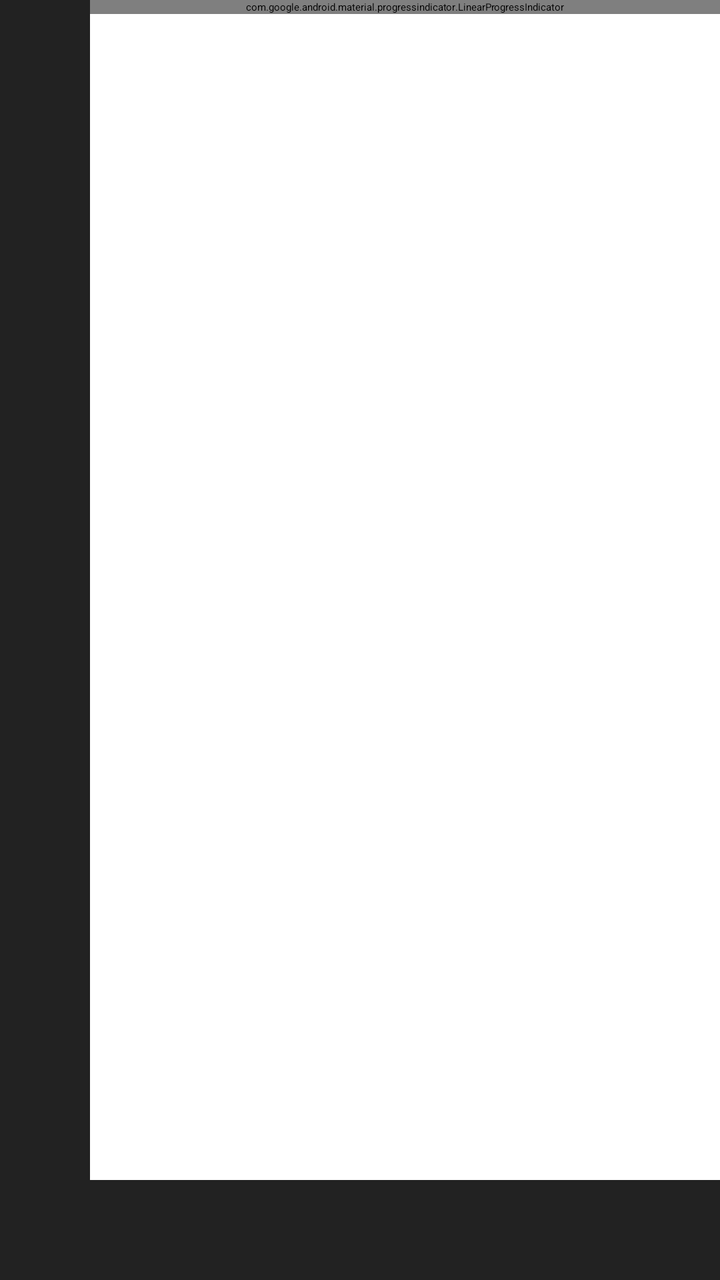
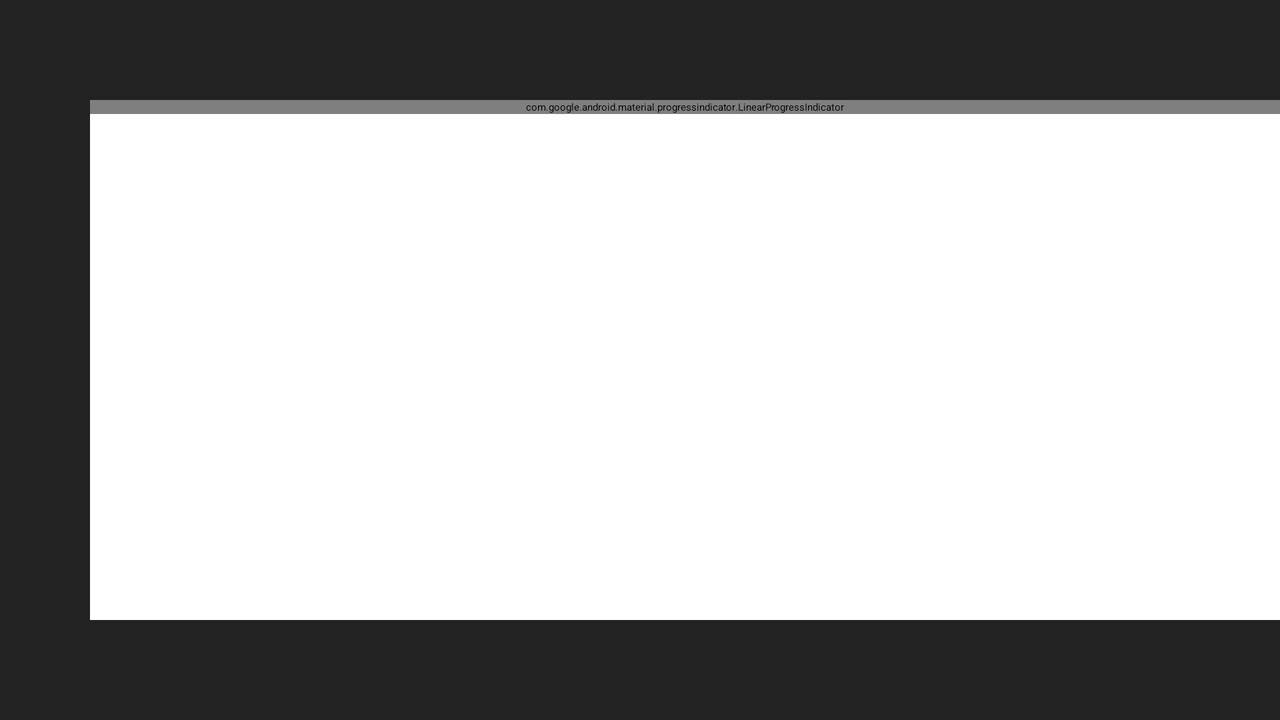

One screen, two layout resources from the same app: the default and the repository's alternative for another configuration. Each is rendered where Android would select it; the XML of both is given below.
<!-- AndroidManifest.xml: application theme Scrollix.Splash -->
<!-- res/layout/main_layout.xml -->
<?xml version="1.0" encoding="utf-8"?>
<androidx.constraintlayout.widget.ConstraintLayout xmlns:android="http://schemas.android.com/apk/res/android"
    xmlns:app="http://schemas.android.com/apk/res-auto"
    xmlns:tools="http://schemas.android.com/tools"
    android:layout_width="match_parent"
    android:layout_height="match_parent"
    android:id="@+id/main_screen_parent">

    <LinearLayout
        android:id="@+id/webViewHolder"
        android:layout_width="0dp"
        android:layout_height="0dp"
        android:fitsSystemWindows="true"
        app:layout_constraintLeft_toRightOf="@id/sidebar"
        app:layout_constraintTop_toBottomOf="@id/top_bar"
        app:layout_constraintBottom_toTopOf="@id/bottom_bar"
        app:layout_constraintRight_toRightOf="parent"
        android:orientation="horizontal" />

    <LinearLayout
        android:id="@+id/sidebar"
        android:layout_width="45dp"
        android:gravity="center_horizontal"
        android:layout_height="0dp"
        android:orientation="vertical"
        app:layout_constraintTop_toBottomOf="@id/top_bar"
        app:layout_constraintBottom_toTopOf="@id/bottom_bar"
        app:layout_constraintLeft_toLeftOf="parent"
        android:background="#222222" />

    <LinearLayout
        android:id="@+id/top_bar"
        android:layout_width="0dp"
        android:layout_height="wrap_content"
        android:background="#222222"
        android:orientation="horizontal"
        android:gravity="center_vertical"
        app:layout_constraintLeft_toLeftOf="parent"
        app:layout_constraintRight_toRightOf="parent"
        app:layout_constraintTop_toTopOf="parent" />

    <com.google.android.material.progressindicator.LinearProgressIndicator
        android:id="@+id/progressIndicator"
        android:visibility="gone"
        tools:visibility="visible"
        android:layout_width="0dp"
        app:layout_constraintTop_toBottomOf="@id/top_bar"
        app:layout_constraintLeft_toRightOf="@id/sidebar"
        app:layout_constraintRight_toRightOf="parent"
        android:layout_height="wrap_content" />

    <LinearLayout
        android:id="@+id/bottom_bar"
        android:layout_width="0dp"
        android:layout_height="50dp"
        android:gravity="center"
        app:layout_constraintBottom_toBottomOf="parent"
        app:layout_constraintLeft_toLeftOf="parent"
        app:layout_constraintRight_toRightOf="parent"
        android:orientation="horizontal"
        android:background="#222222" />

</androidx.constraintlayout.widget.ConstraintLayout>
<!-- resources referenced by this layout -->
<resources>
  <style name="Scrollix.Splash" parent="Theme.SplashScreen">
          <item name="postSplashScreenTheme">@style/Scrollix</item>
          <item name="windowSplashScreenAnimatedIcon">@mipmap/ic_launcher</item>
      </style>
  <style name="Scrollix" parent="Theme.Material3.DayNight.NoActionBar">
          <item name="colorPrimary">#E822F6</item>
          <item name="android:windowIsTranslucent">true</item>
      </style>
</resources>
<!-- res/layout-land/main_layout.xml (the repository's variant of the layout above) -->
<!-- drawn on the phone turned sideways -->
<?xml version="1.0" encoding="utf-8"?>
<androidx.constraintlayout.widget.ConstraintLayout xmlns:android="http://schemas.android.com/apk/res/android"
    xmlns:app="http://schemas.android.com/apk/res-auto"
    xmlns:tools="http://schemas.android.com/tools"
    android:layout_width="match_parent"
    android:layout_height="match_parent"
    android:id="@+id/main_screen_parent">

    <View
        android:id="@+id/bottomHelper"
        android:layout_width="0dp"
        android:layout_height="50dp"
        app:layout_constraintTop_toBottomOf="parent"
        app:layout_constraintLeft_toLeftOf="parent"
        app:layout_constraintRight_toRightOf="parent" />

    <LinearLayout
        android:id="@+id/webViewHolder"
        android:layout_width="0dp"
        android:layout_height="0dp"
        android:fitsSystemWindows="true"
        app:layout_constraintLeft_toRightOf="@id/sidebar"
        app:layout_constraintTop_toBottomOf="@id/top_bar"
        app:layout_constraintBottom_toBottomOf="@id/bottomHelper"
        app:layout_constraintRight_toRightOf="parent"
        android:orientation="horizontal" />

    <LinearLayout
        android:id="@+id/sidebar"
        android:layout_width="45dp"
        android:gravity="center_horizontal"
        android:layout_height="0dp"
        android:orientation="vertical"
        app:layout_constraintTop_toBottomOf="@id/top_bar"
        app:layout_constraintBottom_toTopOf="@id/bottom_bar"
        app:layout_constraintLeft_toLeftOf="parent"
        android:background="#222222" />

    <LinearLayout
        android:id="@+id/top_bar"
        android:layout_width="0dp"
        android:layout_height="50dp"
        android:background="#222222"
        android:gravity="center_vertical"
        android:orientation="horizontal"
        app:layout_constraintLeft_toLeftOf="parent"
        app:layout_constraintRight_toRightOf="parent"
        app:layout_constraintTop_toTopOf="parent" />

    <com.google.android.material.progressindicator.LinearProgressIndicator
        android:id="@+id/progressIndicator"
        android:visibility="gone"
        tools:visibility="visible"
        android:layout_width="0dp"
        app:layout_constraintTop_toBottomOf="@id/top_bar"
        app:layout_constraintLeft_toRightOf="@id/sidebar"
        app:layout_constraintRight_toRightOf="parent"
        android:layout_height="wrap_content" />

    <LinearLayout
        android:id="@+id/bottom_bar"
        android:layout_width="0dp"
        android:layout_height="50dp"
        android:gravity="center"
        app:layout_constraintBottom_toBottomOf="parent"
        app:layout_constraintLeft_toLeftOf="parent"
        app:layout_constraintRight_toRightOf="parent"
        android:orientation="horizontal"
        android:background="#222222" />

</androidx.constraintlayout.widget.ConstraintLayout>
